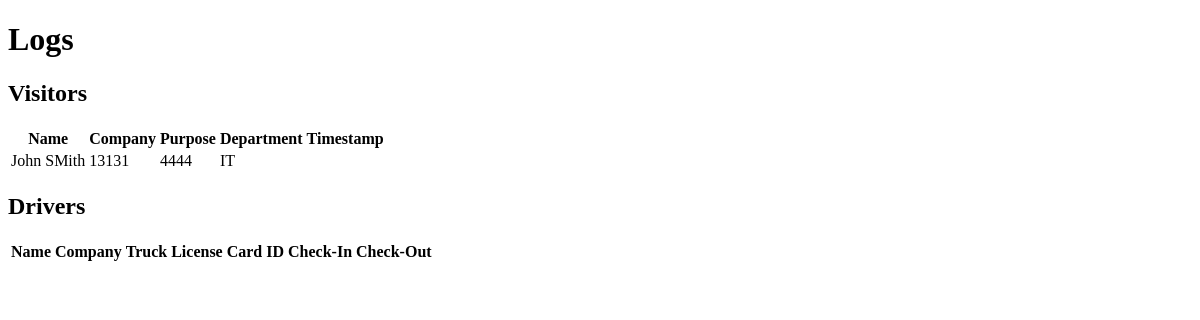
Page /logs on the earlier database version.
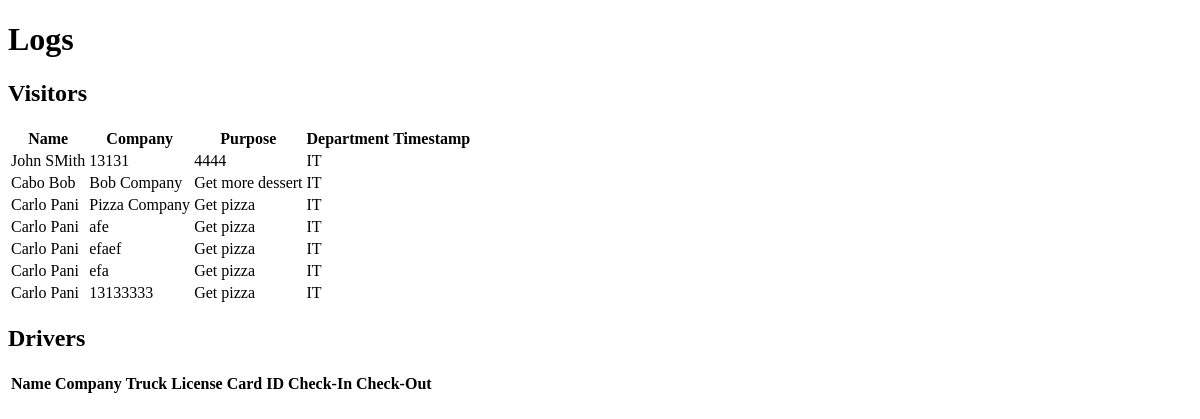
Same page on the later database version.
### app.py (models this page shows)
class Visitor(db.Model):
    id = db.Column(db.Integer, primary_key=True)
    name = db.Column(db.String(100), nullable=False)
    company_name = db.Column(db.String(100), nullable=False)
    purpose = db.Column(db.String(200), nullable=False)
    department = db.Column(db.String(50), nullable=False)
    personnel = db.Column(db.String(100), nullable=False)
    photo_path = db.Column(db.String(200), nullable=True)
    badge_number = db.Column(db.Integer, nullable=True)  # Assigned badge number
    check_in_time = db.Column(db.DateTime, default=lambda: datetime.now(pytz.utc).astimezone(LOCAL_TZ).replace(microsecond=0))
    check_out_time = db.Column(db.DateTime, nullable=True)  # Set check_out_time as nullable

### app.py (the view)
@app.route("/logs")
def logs():
    visitors = Visitor.query.all()
    drivers = Driver.query.all()
    return render_template("logs.html", visitors=visitors, drivers=drivers)

### templates/logs.html (shortened to what this page needs)
<!DOCTYPE html>
<html lang="en">
<head>
</head>
<body>
    <div class="container">
        <h1>Logs</h1>
        <h2>Visitors</h2>
        <table>
            <thead>
                <tr>
                    <th>Name</th>
                    <th>Company</th>
                    <th>Purpose</th>
                    <th>Department</th>
                    <th>Timestamp</th>
                </tr>
            </thead>
            <tbody>
                {% for visitor in visitors %}
                <tr>
                    <td>{{ visitor.name }}</td>
                    <td>{{ visitor.company_name }}</td>
                    <td>{{ visitor.purpose }}</td>
                    <td>{{ visitor.department }}</td>
                    <td>{{ visitor.timestamp }}</td>
                </tr>
                {% endfor %}
            </tbody>
        </table>
        <h2>Drivers</h2>
        <table>
            <thead>
                <tr>
                    <th>Name</th>
                    <th>Company</th>
                    <th>Truck License</th>
                    <th>Card ID</th>
                    <th>Check-In</th>
                    <th>Check-Out</th>
                </tr>
            </thead>
        </table>
    </div>
</body>
</html>

Differences in the rows shown:
added Visitor: name "Cabo Bob", company_name "Bob Company", purpose "Get more dessert", department "IT"
added Visitor: name "Carlo Pani", company_name "Pizza Company", purpose "Get pizza", department "IT"
added Visitor: name "Carlo Pani", company_name "afe", purpose "Get pizza", department "IT"
added Visitor: name "Carlo Pani", company_name "efaef", purpose "Get pizza", department "IT"
added Visitor: name "Carlo Pani", company_name "efa", purpose "Get pizza", department "IT"
added Visitor: name "Carlo Pani", company_name "13133333", purpose "Get pizza", department "IT"
